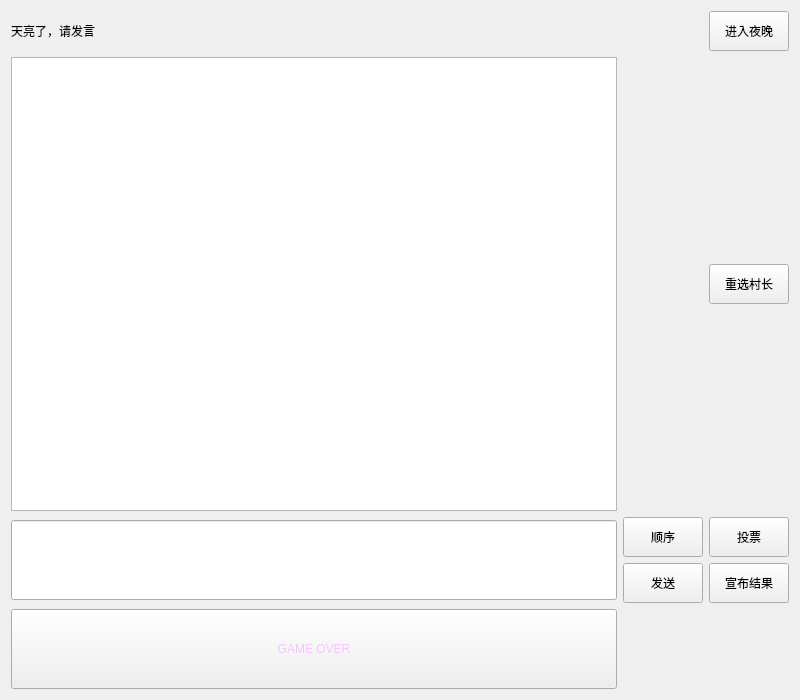
<?xml version="1.0" encoding="UTF-8"?>
<ui version="4.0">
 <class>fayan</class>
 <widget class="QWidget" name="fayan">
  <property name="geometry">
   <rect>
    <x>0</x>
    <y>0</y>
    <width>800</width>
    <height>700</height>
   </rect>
  </property>
  <property name="minimumSize">
   <size>
    <width>0</width>
    <height>0</height>
   </size>
  </property>
  <property name="windowTitle">
   <string>Form</string>
  </property>
  <layout class="QGridLayout" name="gridLayout">
   <item row="0" column="0">
    <widget class="QLabel" name="label">
     <property name="styleSheet">
      <string notr="true">font: 36pt &quot;Century Gothic&quot;;</string>
     </property>
     <property name="text">
      <string>天亮了，请发言</string>
     </property>
    </widget>
   </item>
   <item row="0" column="2">
    <widget class="QPushButton" name="pushButton_5">
     <property name="minimumSize">
      <size>
       <width>0</width>
       <height>40</height>
      </size>
     </property>
     <property name="text">
      <string>进入夜晚</string>
     </property>
    </widget>
   </item>
   <item row="1" column="0">
    <widget class="QTextBrowser" name="textBrowser"/>
   </item>
   <item row="1" column="2">
    <widget class="QPushButton" name="pushButton_6">
     <property name="minimumSize">
      <size>
       <width>0</width>
       <height>40</height>
      </size>
     </property>
     <property name="text">
      <string>重选村长</string>
     </property>
    </widget>
   </item>
   <item row="2" column="0" rowspan="2">
    <widget class="QLineEdit" name="lineEdit">
     <property name="minimumSize">
      <size>
       <width>0</width>
       <height>80</height>
      </size>
     </property>
    </widget>
   </item>
   <item row="2" column="1">
    <widget class="QPushButton" name="pushButton_4">
     <property name="minimumSize">
      <size>
       <width>0</width>
       <height>40</height>
      </size>
     </property>
     <property name="text">
      <string>顺序</string>
     </property>
    </widget>
   </item>
   <item row="2" column="2">
    <widget class="QPushButton" name="pushButton_2">
     <property name="minimumSize">
      <size>
       <width>0</width>
       <height>40</height>
      </size>
     </property>
     <property name="text">
      <string>投票</string>
     </property>
    </widget>
   </item>
   <item row="3" column="1">
    <widget class="QPushButton" name="pushButton">
     <property name="minimumSize">
      <size>
       <width>0</width>
       <height>40</height>
      </size>
     </property>
     <property name="text">
      <string>发送</string>
     </property>
    </widget>
   </item>
   <item row="3" column="2">
    <widget class="QPushButton" name="pushButton_3">
     <property name="minimumSize">
      <size>
       <width>0</width>
       <height>40</height>
      </size>
     </property>
     <property name="text">
      <string>宣布结果</string>
     </property>
    </widget>
   </item>
   <item row="4" column="0">
    <widget class="QPushButton" name="pushButton_7">
     <property name="minimumSize">
      <size>
       <width>0</width>
       <height>80</height>
      </size>
     </property>
     <property name="styleSheet">
      <string notr="true">color: rgb(246, 197, 255);
font: 36pt &quot;Agency FB&quot;;</string>
     </property>
     <property name="text">
      <string>GAME OVER</string>
     </property>
    </widget>
   </item>
  </layout>
 </widget>
 <resources/>
 <connections/>
</ui>
